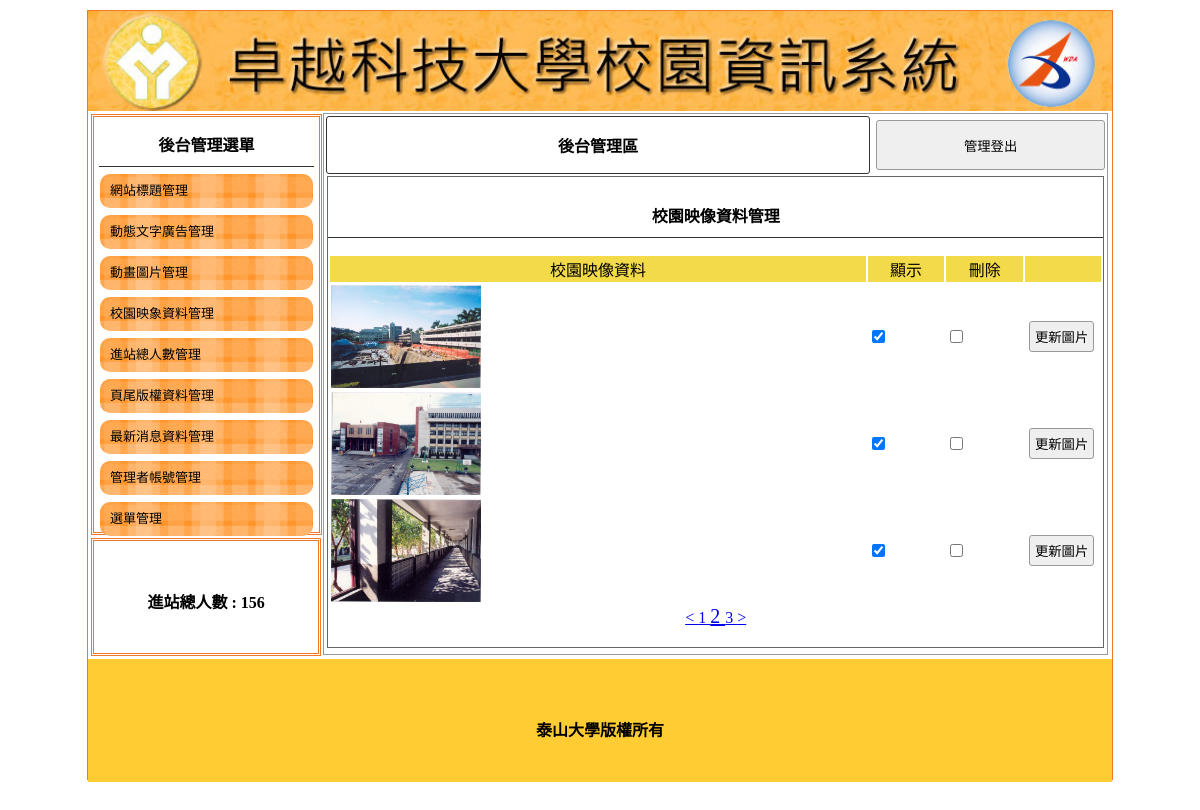
/admin.php?do=image&p=2, run on the app's committed database.
### tables this page shows
CREATE TABLE `title` (
  `id` int(10) UNSIGNED NOT NULL,
  `img` text NOT NULL,
  `text` text NOT NULL,
  `sh` int(1) NOT NULL
);

CREATE TABLE `total` (
  `id` int(10) UNSIGNED NOT NULL,
  `total` int(11) NOT NULL
);

CREATE TABLE `image` (
  `id` int(10) UNSIGNED NOT NULL,
  `img` text NOT NULL,
  `sh` int(1) NOT NULL
);

CREATE TABLE `bottom` (
  `id` int(10) UNSIGNED NOT NULL,
  `bottom` text NOT NULL
);

### api/db.php (called while the page is built, shortened)
<?php
class DB{
    protected $dsn="mysql:host=localhost;charset=utf8;dbname=db21";
    protected $pdo;
    protected $table;
    function __construct($table){
        $this->table=$table;
        $this->pdo=new PDO($this->dsn,'root','');
    }
    function all(...$arg){
        $sql="SELECT * FROM $this->table ";
        if(isset($arg[0])){
            if(is_array($arg[0])){
                $tmp=$this->a2s($arg[0]);
                $sql .= " WHERE ".join(" AND ",$tmp);
            }else{
                $sql .= $arg[0];
            }
        }
        return $this->pdo->query($sql)->fetchAll(PDO::FETCH_ASSOC);
    }
    function count(...$arg){
        $sql="SELECT count(*) FROM $this->table ";
        return $this->pdo->query($sql)->fetchColumn();
    }
    function find($arg){
        $sql="SELECT * FROM $this->table ";
        if(is_array($arg)){
            $tmp=$this->a2s($arg);
            $sql .= " WHERE ".join(" AND ",$tmp);
        }else{
            $sql .= " WHERE `id`='$arg'";
        }
        return $this->pdo->query($sql)->fetch(PDO::FETCH_ASSOC);
    }
protected function a2s($array){
    $tmp=[];
    foreach($array as $key => $val){
        $tmp[]="`$key`='$val'";
    }
    return $tmp;
}
}
$Title=new DB('title');
$Total=new DB('total');
$Bottom=new DB('bottom');

### admin.php (the view, shortened to what this page needs)
<?php include_once "./api/db.php";?>
<!DOCTYPE html PUBLIC "-//W3C//DTD XHTML 1.0 Transitional//EN" "http://www.w3.org/TR/xhtml1/DTD/xhtml1-transitional.dtd">
<html xmlns="http://www.w3.org/1999/xhtml"><head><meta http-equiv="Content-Type" content="text/html; charset=UTF-8">
<link href="./css/css.css" rel="stylesheet" type="text/css">
</head>
<body>
	<div id="main">
		<?php $title=$Title->find(['sh'=>1]);?>
    	<a title="<?= $title['text']; ?>" href="index.php">
			<div class="ti" style="background:url(&#39;upload/<?= $title['img']; ?>&#39;); background-size:cover;"></div>
		</a>
        	<div id="ms">
             	<div id="lf" style="float:left;">
            		<div id="menuput" class="dbor">
                    <span class="t botli">後台管理選單</span>
                		<a style="color:#000; font-size:13px; text-decoration:none;" href="?do=title">
                            	<div class="mainmu">網站標題管理</div>
                        </a>
							<a style="color:#000; font-size:13px; text-decoration:none;" href="?do=ad">
                            	<div class="mainmu">動態文字廣告管理</div>
                            </a>
							<a style="color:#000; font-size:13px; text-decoration:none;" href="?do=mvim">
                            	<div class="mainmu">動畫圖片管理</div>
                            </a>
							<a style="color:#000; font-size:13px; text-decoration:none;" href="?do=image">
                            	<div class="mainmu">校園映象資料管理</div>
                            </a>
							<a style="color:#000; font-size:13px; text-decoration:none;" href="?do=total">
                            	<div class="mainmu">進站總人數管理</div>
                            </a>
							<a style="color:#000; font-size:13px; text-decoration:none;" href="?do=bottom">
                            	<div class="mainmu">頁尾版權資料管理</div>
                            </a>
							<a style="color:#000; font-size:13px; text-decoration:none;" href="?do=news">
                            	<div class="mainmu">最新消息資料管理</div>
                            </a>
							<a style="color:#000; font-size:13px; text-decoration:none;" href="?do=admin">
                            	<div class="mainmu">管理者帳號管理</div>
                            </a>
							<a style="color:#000; font-size:13px; text-decoration:none;" href="?do=menu">
                            	<div class="mainmu">選單管理</div>
                            </a>
							                    </div>
                    <div class="dbor" style="margin:3px; width:95%; height:20%; line-height:100px;">
                    	<span class="t">進站總人數 : <?= $Total->find(1)['total'] ?>
                         </span>
                    </div>
        		</div>
				<?php
				$do=$_GET['do']??"title";
				$file="back/$do.php";
				if(file_exists($file)){
					include $file;
				}else{
					include "back/title.php";
				}
				?>
                             </div>
            	<div style="width:1024px; left:0px; position:relative; background:#FC3; margin-top:4px; height:123px; display:block;">
                	<span class="t" style="line-height:123px;"><?= $Bottom->find(1)['bottom'] ?></span>
                </div>
    </div>
</body></html>

### back/image.php (shortened to what this page needs)
<div class="di"
    style="height:540px; border:#999 1px solid; width:76.5%; margin:2px 0px 0px 0px; float:left; position:relative; left:20px;">
    <table width="100%">
        <tbody>
            <tr>
                <td style="width:70%;font-weight:800; border:#333 1px solid; border-radius:3px;" class="cent">
                    <a href="?do=admin" style="color:#000; text-decoration:none;">後台管理區</a>
                </td>
                <td>
                    <button onclick="document.cookie=&#39;user=&#39;;location.replace(&#39;index.php&#39;)"
                        style="width:99%; margin-right:2px; height:50px;">管理登出</button>
                </td>
            </tr>
        </tbody>
    </table>
    <div style="width:99%; height:87%; margin:auto; overflow:auto; border:#666 1px solid;">
        <p class="t cent botli">校園映像資料管理</p>
        <form method="post" action="./api/edit.php?table=<?= $do ?>">
            <table width="100%">
                <tbody>
                    <tr class="yel">
                        <td width="70%">校園映像資料</td>
                        <td width="10%">顯示</td>
                        <td width="10%">刪除</td>
                        <td></td>
                    </tr>
                    <?php
                    $db=${ucfirst($do)};
                    $all=$db->count();
                    $div=3;
                    $pages=ceil($all/$div);
                    $now=$_GET['p']??1;
                    $start=($now-1)*$div;
                    $rows=$db->all(" limit $start,$div");
                     foreach($rows as $row):
                    ?>
                    <tr>
                        <td>
                            <img src="./upload/<?= $row['img']; ?>" style="width:150px;height:103px">
                        </td>
                        <td>
                            <input type="checkbox" name="sh[]" value="<?= $row['id']; ?>"  <?= ($row['sh']==1)?'checked':''; ?> >
                        </td>
                        <td>
                            <input type="checkbox" name="del[]" value="<?= $row['id']; ?>">
                        </td>
                        <td>
                            <input type="button" value="更新圖片"  onclick="op('#cover','#cvr','include/update_<?= $do; ?>.php?id=<?= $row['id'];?>')">
                        </td>
                    </tr>
                    <?php
                    endforeach;
                    ?>
                </tbody>
            </table>
            <div class='cent'>
                <?php
                    if($now-1 > 0){
                        $prev=$now-1;
                        echo "<a href='?do=$do&p=$prev'> < </a>";
                    }
                    for($i=1;$i<=$pages;$i++){
                        $size=($i==$now)?'20px':'16px';
                        echo "<a href='?do=$do&p=$i' style='font-size:$size'> $i </a>";
                    }
                    if($now+1 <= $pages){
                        $next=$now+1;
                        echo "<a href='?do=$do&p=$next'> > </a>";
                    }
                ?>
            </div>
        </form>
    </div>
</div>

### css/css.css (style rules this page uses)
body { padding:0px; margin:0px; }
#main { width:1024px; height:768px; margin:10px auto 10px auto; border:#EE7728 1px solid; position:relative; }
.ti { width:100%; height:100px; position:relative; background-size:cover; background-repeat:no-repeat; }
.dbor { border:#EE7728 double 3px; margin:1px; padding:2px 10px 2px 10px; }
.t { font-weight:800; display:block; text-align:center; padding:10px 1px 10px 1px; }
.botli { border-bottom:#333 1px solid; }
.mainmu { position:relative; border-radius:10px; background:url(../icon/menu.fw.png) center no-repeat; background-size:cover; line-height:30px; padding:2px 10px 2px 10px; margin:7px 1px 7px 1px; }
#lf { height:540px; width:21%; display:inline-block; }
#menuput { width:100%; height:75%; position:relative; padding:5px; display:block; margin: 3px; }
.di { display:inline-block; }
.cent { text-align:center; }
input,button { border:#999 1px solid; border-radius:3px; background:#EFEFEF; padding:5px; margin:3px; }
.yel td { background:#F3DA49; text-align:center; }

### data on the page
title: img (picture)
total: total "156"
image: img (picture), sh "☑"
image: img (picture), sh "☑"
image: img (picture), sh "☑"
bottom: bottom "泰山大學版權所有"
